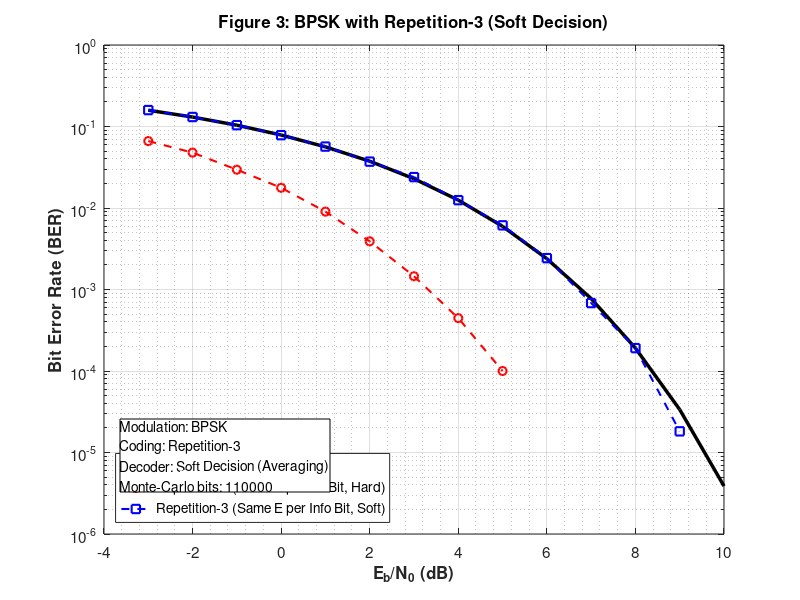

This figure's MATLAB source: (Note: this script raises an error after producing the figure.)
%% Q5
% ===============================================================
% ====================== QUESTION 5 =============================
% ===============================================================
function Q5
% BPSK with Repetition-3 Coding (Soft Decision)

    %% ================= PARAMETERS ===============================
    fprintf('Q5 Start\n');
    pause(3);

    EbN0_dB = -3:1:10;
    EbN0_lin = 10.^(EbN0_dB/10);
    Eb = 1;
    A = sqrt(Eb);
    Nbits = 110000;
    R = 3; % repetition factor

    %% ================= UNCODED (THEORETICAL) ====================
    BER_uncoded = 0.5 * erfc(sqrt(EbN0_lin));

    %% ================= SIMULATION ===============================
    BER_same_Etx = zeros(size(EbN0_dB));
    BER_same_Einfo = zeros(size(EbN0_dB));

    % Generate information bits
    bits = randi([0 1], Nbits, 1);

    % Repetition coding
    coded_bits = repelem(bits, R);

    %% ===== Case 1: Same Energy per Transmitted Bit (Hard decision) =====
    fprintf('Simulating Case1 \n');

    tx_symbols = A * (2*coded_bits - 1);

    for k = 1:length(EbN0_dB)
        sigma = sqrt((Eb/2) / EbN0_lin(k));
        noise = sigma * randn(length(tx_symbols),1);
        rx = tx_symbols + noise;

        % Hard decision
        rx_bits = rx > 0;

        % Majority voting
        rx_matrix = reshape(rx_bits, R, []);
        decoded_bits = sum(rx_matrix,1) >= 2;

        BER_same_Etx(k) = mean(decoded_bits.' ~= bits);
    end

    %% ===== Case 2: Same Energy per Information Bit (Soft decision) =====
    fprintf('Simulating Case2 \n');

    A_info = A / sqrt(R);
    tx_symbols = A_info * (2*coded_bits - 1);

    for k = 1:length(EbN0_dB)
        sigma = sqrt((Eb/2) / EbN0_lin(k));
        noise = sigma * randn(length(tx_symbols),1);
        rx = tx_symbols + noise;

        % SOFT decision demapper
        rx_matrix = reshape(rx, R, []);

        % Averaging decoder
        decoded_bits = mean(rx_matrix,1) > 0;

        BER_same_Einfo(k) = mean(decoded_bits.' ~= bits);
    end

    %% ===================== PLOTTING ==============================
    fprintf('Q5 Plot \n');

    fig = plot_q5_ber(EbN0_dB, ...
        BER_uncoded, ...
        BER_same_Etx, ...
        BER_same_Einfo, ...
        Nbits);

    %% ===================== SAVE FIGURE ===========================
    save_figure_png(fig, ...
        'Q5_BPSK_Repetition3_SoftDecision', ...
        'figures');
end

%====================== Q5 Helper functions =============================
%% Plot Q5
function fig = plot_q5_ber(EbN0_dB, BER_uncoded, BER_Etx, BER_Einfo, Nbits)

    fig = figure;

    semilogy(EbN0_dB, BER_uncoded, ...
        'k-', 'LineWidth', 2.5); 
    hold on;

    semilogy(EbN0_dB, BER_Etx, ...
        'ro--', 'LineWidth', 1.5, 'MarkerSize',6);

    semilogy(EbN0_dB, BER_Einfo, ...
        'bs--', 'LineWidth', 1.5, 'MarkerSize',6);

    grid on; grid minor;

    xlabel('E_b/N_0 (dB)', 'FontSize',12,'FontWeight','bold');
    ylabel('Bit Error Rate (BER)', 'FontSize',12,'FontWeight','bold');

    title('Figure 3: BPSK with Repetition-3 (Soft Decision)', ...
        'FontSize',14,'FontWeight','bold');

    legend( ...
        'Uncoded BPSK (Theoretical)', ...
        'Repetition-3 (Same E per Tx Bit, Hard)', ...
        'Repetition-3 (Same E per Info Bit, Soft)', ...
        'Location','southwest');

    ylim([1e-6 1]);
    set(gca,'FontSize',11);

    % Info box
    annotation(fig,'textbox', ...
        [0.15 0.18 0.38 0.18], ...
        'String',{ ...
            'Modulation: BPSK', ...
            'Coding: Repetition-3', ...
            'Decoder: Soft Decision (Averaging)', ...
            sprintf('Monte-Carlo bits: %d', Nbits)}, ...
        'FitBoxToText','on', ...
        'BackgroundColor','white', ...
        'EdgeColor','black', ...
        'FontSize',10);
end
